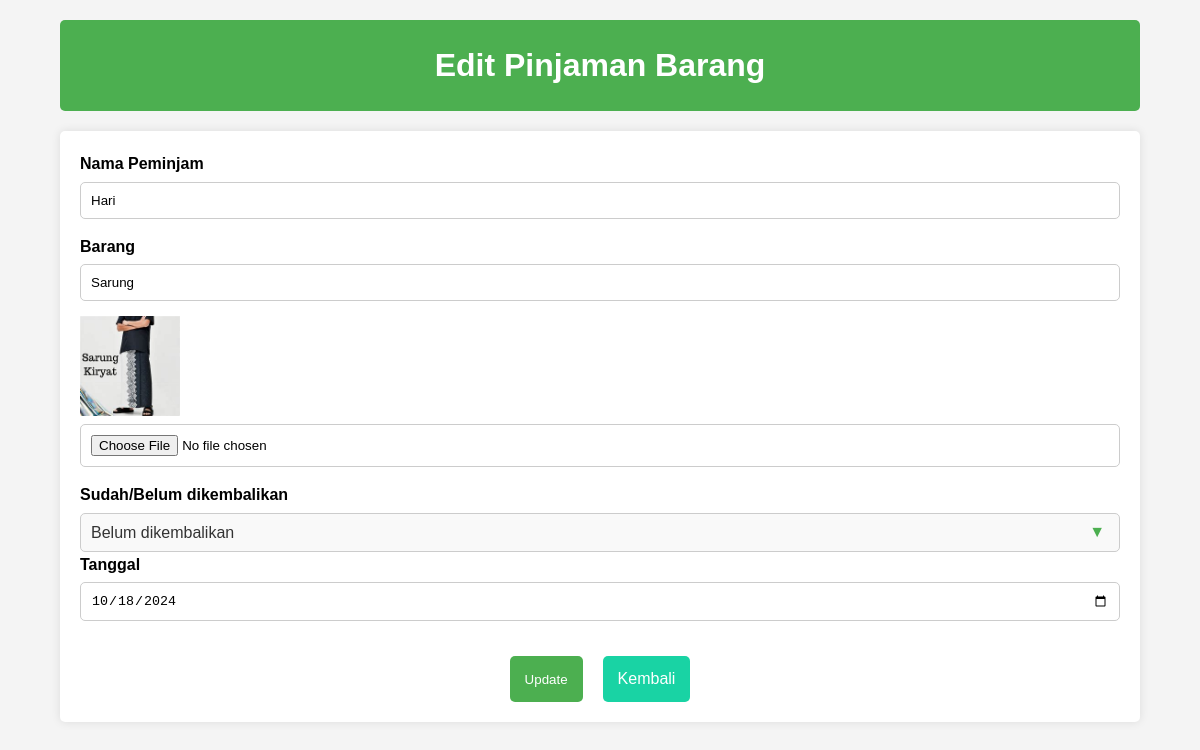
Page /edit_pinjaman.php?id=2 on the committed database.
### tables this page shows
CREATE TABLE peminjaman_barang 
    (id INTEGER PRIMARY KEY AUTOINCREMENT, 
    nama_peminjam TEXT NOT NULL,
    barang TEXT NOT NULL, 
    foto TEXT NOT NULL, 
    sudah_belum TEXT NOT NULL, 
    tanggal TEXT NOT NULL );

### config.php (called while the page is built, shortened)
<?php
function database() {
    $db = new SQLite3(DB_ADD);
    return $db;
}

### functions.php (called while the page is built, shortened)
<?php
require "config.php";
function ambil_pinjaman_barang($get_id) {
    $ambil_pinjaman_barang = "SELECT * FROM " . TABLE_PEMINJAMAN . " WHERE id = '$get_id'";
    $ambil_pinjaman = database()->query($ambil_pinjaman_barang);
    $result = $ambil_pinjaman;
    return $result->fetchArray();
}

### edit_pinjaman.php (the view, shortened to what this page needs)
<?php
require "functions.php";
$get_id = $_GET['id'];
$pinjaman = ambil_pinjaman_barang($get_id);
?>
<!DOCTYPE html>
<html lang="en">
<head>
    <link rel="stylesheet" href="css/style.css">
</head>
<body>
    <div class="content-judul">
        <h1>Edit Pinjaman Barang</h1>
    </div>
    <div class="content edit-content">
        <div class="content-1">
            <form action="edit_pinjaman.php?id=<?php echo $pinjaman['id']; ?>" method="POST" enctype="multipart/form-data">
                <label>Nama Peminjam</label>
                <input type="text" name="nama_peminjam" value="<?php echo $pinjaman['nama_peminjam']; ?>" required>
                <label>Barang</label>
                <input type="text" name="barang" value="<?php echo $pinjaman['barang']; ?>" required>
                <img src="image/<?php echo $pinjaman['foto']; ?>" alt="Foto Bukti" width="100">
                <input type="file" name="foto">
                <label>Sudah/Belum dikembalikan</label>
                <div class="select-wrapper">
                    <select name="sudah_belum">
                        <option value="Belum dikembalikan" <?php echo ($pinjaman['sudah_belum'] == 'Belum dikembalikan') ? 'selected' : ''; ?>>Belum dikembalikan</option>
                    </select>
                </div>
                <label>Tanggal</label>
                <input type="date" name="tanggal" value="<?php echo $pinjaman['tanggal']; ?>" required>
                <div class="button-content">
                    <input type="submit" name="submit" value="Update">
                    <a href="index.php">Kembali</a>
                </div>
            </form>
        </div>
    </div>
</body>
</html>

### css/style.css (style rules this page uses)
* { margin: 0; padding: 0; box-sizing: border-box; }
body { font-family: Arial, sans-serif; background-color: #f4f4f4; line-height: 1.6; }
.content-judul { background-color: #4CAF50; color: white; padding: 20px; text-align: center; border-radius: 5px; margin: 20px auto; width: 90%; }
.content { width: 90%; margin: 20px auto; background: white; padding: 20px; border-radius: 5px; box-shadow: 0 0 10px rgba(0, 0, 0, 0.1); }
.content-1 label { display: block; margin-bottom: 5px; font-weight: bold; }
.content-1 input[type="text"], .content-1 input[type="date"], .content-1 input[type="file"] { width: 100%; padding: 10px; margin-bottom: 15px; border: 1px solid #ccc; border-radius: 5px; }
.content-1 input[type="submit"] { background-color: #4CAF50; color: white; border: none; padding: 10px 15px; border-radius: 5px; cursor: pointer; transition: background-color 0.3s; }
.button-content { display: flex; justify-content: center; margin-top: 20px; }
.button-content input[type="submit"], .button-content a { margin: 0 10px; }
.button-content a { display: inline-block; background-color: #19d3a4; color: white; padding: 10px 15px; border-radius: 5px; text-decoration: none; transition: background-color 0.3s; }
select { width: 100%; padding: 10px; border: 1px solid #ccc; border-radius: 5px; background-color: #f9f9f9; font-size: 16px; color: #333; cursor: pointer; appearance: none; -webkit-appearance: none; -moz-appearance: none; transition: border-color 0.3s ease, box-shadow 0.3s ease; }
option { background-color: white; color: #333; padding: 10px; font-size: 16px; }
.select-wrapper { position: relative; display: inline-block; width: 100%; }
.select-wrapper::after { content: '▼'; position: absolute; top: 50%; right: 15px; transform: translateY(-50%); pointer-events: none; color: #4CAF50; }

### rows in the picture
peminjaman_barang: nama_peminjam "Hari", barang "Sarung", foto (picture), sudah_belum "Belum dikembalikan", tanggal "10/18/2024"
